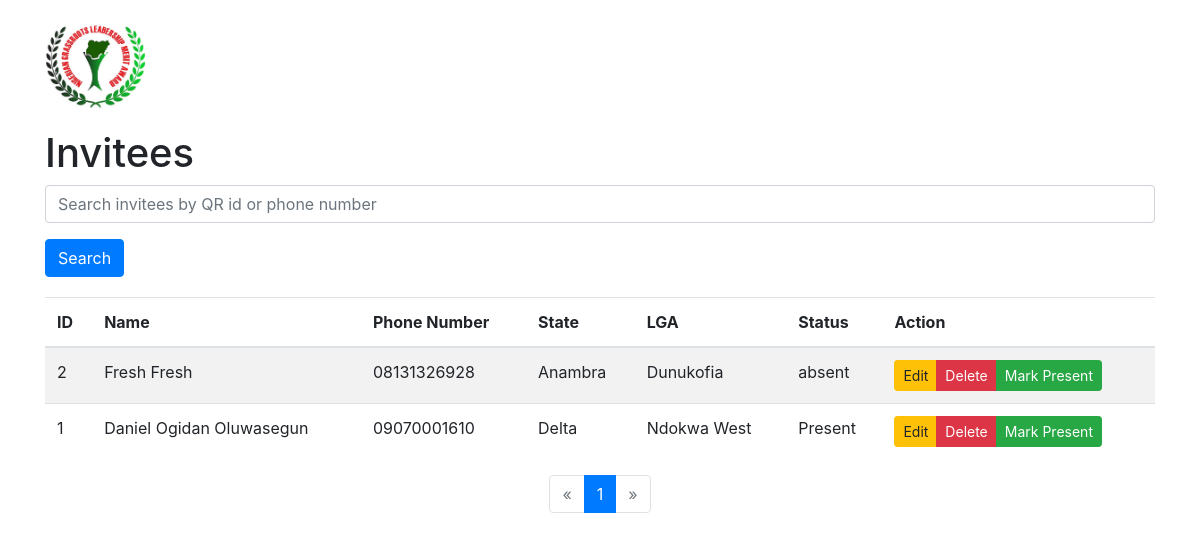
/manage_invitee (signed in), run on an earlier commit of the app's database.
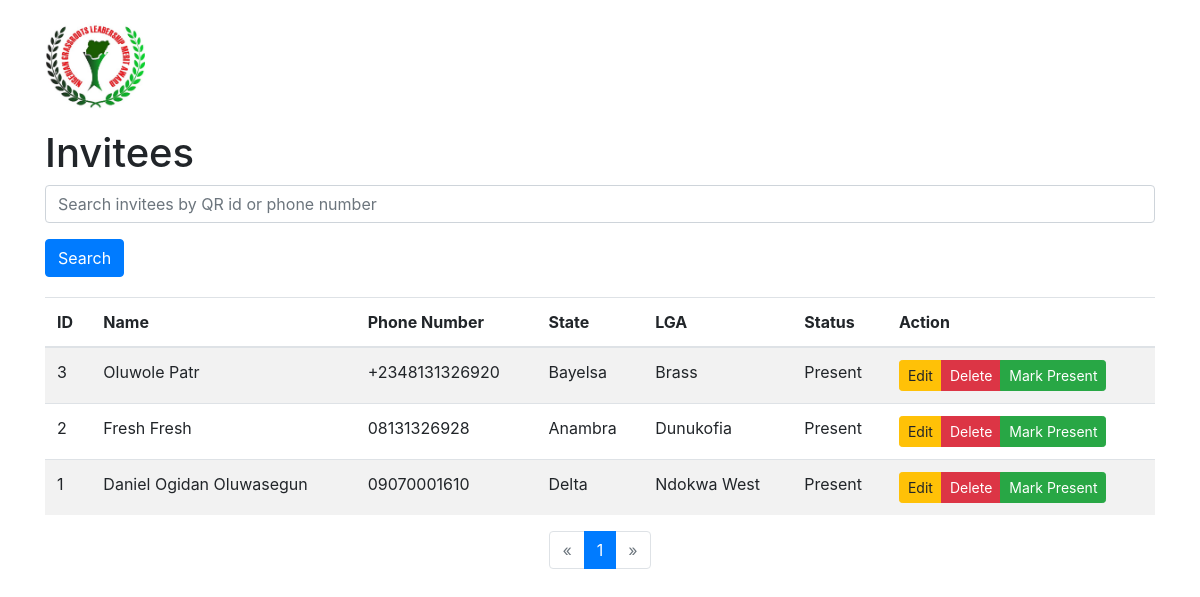
And on a later commit of the database.
### app.py (models this page shows)
class Invitee(db.Model):
    id = db.Column(db.Integer, primary_key=True)
    name = db.Column(db.String(100), nullable=True)
    phone_number = db.Column(db.String(15), unique=True, nullable=False)
    state = db.Column(db.String(100), nullable=False)
    lga = db.Column(db.String(100), nullable=False)
    position = db.Column(db.String(50), nullable=False)
    qr_code_path = db.Column(db.String(200), nullable=True)
    confirmed = db.Column(db.String(20), default='Absent')  # New field to track confirmation

### app.py (the view)
@app.route('/manage_invitee', methods=['GET','POST'])
@login_required
def manage_invitee():
    if not current_user.is_admin:
        flash('You do not have access to this page.', 'danger')
        return redirect(url_for('login'))
    search = request.args.get('search', '', type=str)
    page = request.args.get('page', 1, type=int)
    per_page = 10
    if search:
        invitees_query = Invitee.query.filter(
            (Invitee.id.ilike(f'%{search}%')) |
            (Invitee.phone_number.ilike(f'%{search}%'))
        )
    else:
        invitees_query = Invitee.query
    pagination = invitees_query.order_by(Invitee.id.desc()).paginate(page=page, per_page=per_page, error_out=False)
    invitees = pagination.items
    return render_template('del_inv.html', invitees=invitees, pagination=pagination, search=search)

### app.py (called while the page is built)
@login_manager.user_loader
def load_user(admin_id):
    return Admin.query.get(int(admin_id))

### templates/del_inv.html (shortened to what this page needs)
<!DOCTYPE html>
<html lang="en">
<head>
    <link rel="stylesheet" href="https://maxcdn.bootstrapcdn.com/bootstrap/4.5.2/css/bootstrap.min.css">
</head>
<body>
    <div class="container">
        <header>
            <img src="{{ url_for('static', filename='images/logo.png') }}" alt="Logo">
        </header>
        <h1>Invitees</h1>
        <form method="POST" action="{{ url_for('manage_invitee') }}">
            <div class="form-group">
                <input type="text" name="search" class="form-control" placeholder="Search invitees by QR id or phone number" value="{{ request.args.get('search', '') }}">
            </div>
            <button type="submit" class="btn btn-primary">Search</button>
        </form>
        <div class="table-container">
            <table class="table table-striped">
                <thead>
                    <tr>
                        <th>ID</th>
                        <th>Name</th>
                        <th>Phone Number</th>
                        <th>State</th>
                        <th>LGA</th>
                        <th>Status</th>
                        <th>Action</th>
                    </tr>
                </thead>
                <tbody>
                    {% for invitee in invitees %}
                        <tr>
                            <td>{{ invitee.id }}</td>
                            <td>{{ invitee.name }}</td>
                            <td>{{ invitee.phone_number }}</td>
                            <td>{{ invitee.state }}</td>
                            <td>{{ invitee.lga }}</td>
                            <td>{{ invitee.confirmed }}</td>
                            <td>
                                <div class="btn-group">
                                    <button class="btn btn-sm btn-warning" onclick="editInvitee('{{ invitee.id }}')">Edit</button>
                                    <button class="btn btn-sm btn-danger" onclick="deleteInvitee('{{ invitee.id }}')">Delete</button>
                                    <button class="btn btn-sm btn-success" onclick="markPresent('{{ invitee.id }}')">Mark Present</button>
                                </div>
                            </td>
                        </tr>
                    {% endfor %}
                </tbody>
            </table>
            <nav aria-label="Page navigation">
                <ul class="pagination">
                    {% if pagination.has_prev %}
                        <li class="page-item">
                            <a class="page-link" href="{{ url_for('show_invitees', page=pagination.prev_num, search=request.args.get('search', '')) }}" aria-label="Previous">
                                <span aria-hidden="true">&laquo;</span>
                                <span class="sr-only">Previous</span>
                            </a>
                        </li>
                    {% else %}
                        <li class="page-item disabled">
                            <a class="page-link" href="#" aria-label="Previous">
                                <span aria-hidden="true">&laquo;</span>
                            </a>
                        </li>
                    {% endif %}
                    {% for page_num in pagination.iter_pages() %}
                        {% if page_num %}
                            {% if page_num == pagination.page %}
                                <li class="page-item active">
                                    <a class="page-link" href="#">{{ page_num }} <span class="sr-only">(current)</span></a>
                                </li>
                            {% else %}
                                <li class="page-item">
                                    <a class="page-link" href="{{ url_for('manage_invitee', page=page_num, search=request.args.get('search', '')) }}">{{ page_num }}</a>
                                </li>
                            {% endif %}
                        {% else %}
                            <li class="page-item disabled"><a class="page-link" href="#">...</a></li>
                        {% endif %}
                    {% endfor %}
                    {% if pagination.has_next %}
                        <li class="page-item">
                            <a class="page-link" href="{{ url_for('manage_invitee', page=pagination.next_num, search=request.args.get('search', '')) }}" aria-label="Next">
                                <span aria-hidden="true">&raquo;</span>
                                <span class="sr-only">Next</span>
                            </a>
                        </li>
                    {% else %}
                        <li class="page-item disabled">
                            <a class="page-link" href="#" aria-label="Next">
                                <span aria-hidden="true">&raquo;</span>
                            </a>
                        </li>
                    {% endif %}
                </ul>
            </nav>
        </div>
    </div>
</body>
</html>

### templates/del_inv.html (style rules this page uses)
.container { margin-top: 20px; }
header img { max-width: 100px; margin-bottom: 20px; }
.table-container { margin-top: 20px; }
.pagination { justify-content: center; }

What changed in the data, as far as the page shows it:
added Invitee: id "3", name "Oluwole Patr", phone_number "+2348131326920", state "Bayelsa", lga "Brass", confirmed "Present"
changed Invitee "Fresh Fresh": confirmed "absent" → "Present"
